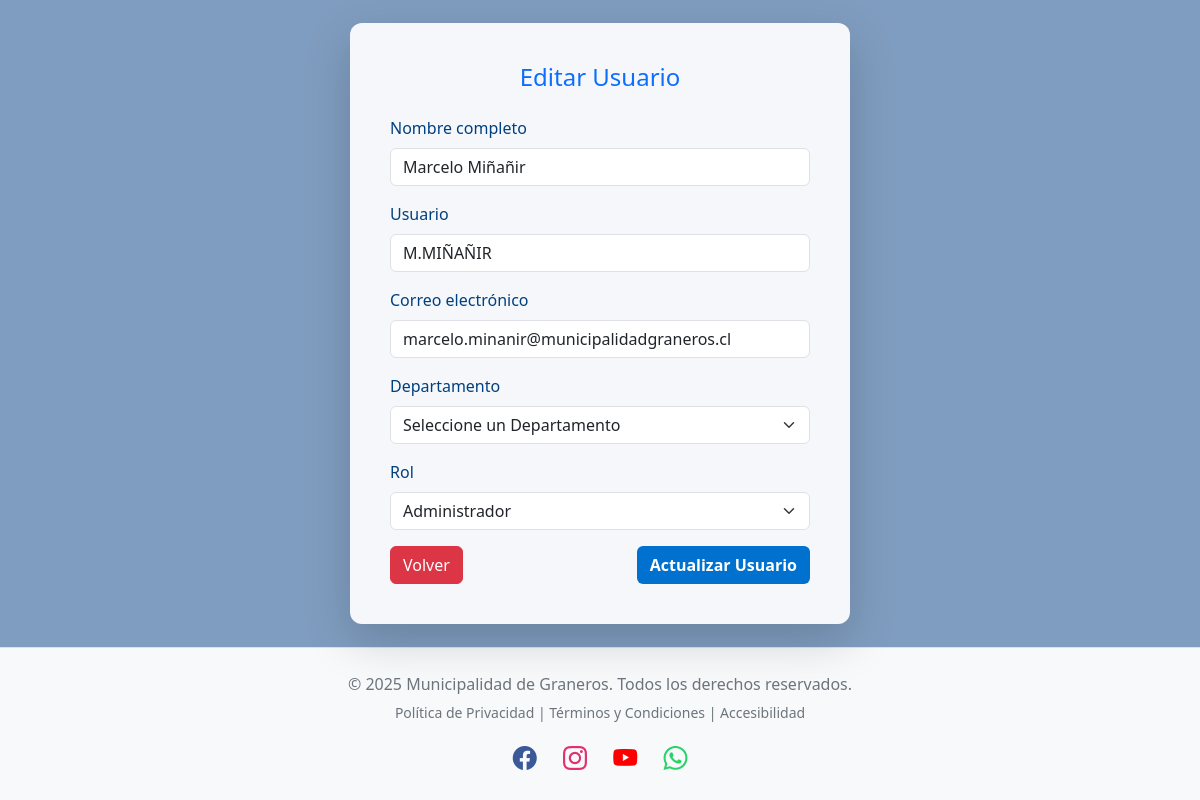
Page /usuarios/editar/2 (signed in) on the committed database.
### tables this page shows
CREATE TABLE usuarios (
                id INTEGER PRIMARY KEY AUTOINCREMENT,
                nombre_completo TEXT,
                usuario TEXT UNIQUE,
                correo TEXT,
                departamento TEXT,
                clave TEXT,
                rol TEXT
            );

### app.py (the view, shortened to what this page needs)
@app.route('/usuarios/editar/<int:usuario_id>', methods=['GET', 'POST'])
def editar_usuario(usuario_id):
    if session.get('rol') != 'admin':
        flash('No tienes permisos para acceder a esta página.', 'danger')
        return redirect(url_for('panel_principal'))
    with sqlite3.connect('database.db') as conn:
        conn.row_factory = sqlite3.Row
        c = conn.cursor()
        c.execute('SELECT * FROM usuarios WHERE id=?', (usuario_id,))
        usuario = c.fetchone()
        if not usuario:
            flash('Usuario no encontrado.', 'danger')
            return redirect(url_for('gestion_usuarios'))
    return render_template('registro.html', usuario=usuario, editar=True)

### templates/registro.html (shortened to what this page needs)
{% extends "base.html" %}
{% block content %}
<div class="card login-card shadow-lg p-4">
    <div class="card-body">
        <h4 class="card-title mb-4 text-center text-primary">
            {{ 'Editar Usuario' if editar else 'Registro' }}
        </h4>
        <form method="POST" autocomplete="off"
            action="{% if editar %}{{ url_for('editar_usuario', usuario_id=usuario['id']) }}{% else %}{{ url_for('registro') }}{% endif %}">
            <div class="mb-3">
                <label class="form-label">Nombre completo</label>
                <input type="text" class="form-control" name="nombre_completo" autocomplete="off" required
                    value="{{ usuario['nombre_completo'] if editar else '' }}">
            </div>
            <div class="mb-3">
                <label class="form-label">Usuario</label>
                <input type="text" class="form-control" name="usuario" autocomplete="off" required
                    value="{{ usuario['usuario'] if editar else '' }}">
            </div>
            <div class="mb-3">
                <label class="form-label">Correo electrónico</label>
                <input type="email" class="form-control" name="correo" autocomplete="off" required
                    value="{{ usuario['correo'] if editar else '' }}">
            </div>
            <div class="mb-3">
                <label for="departamento" class="form-label">Departamento</label>
                <select id="departamento" name="departamento" class="form-select" required>
                    <option value="" disabled selected>Seleccione un Departamento</option>
                </select>
            </div>
            <div class="mb-3">
                <label class="form-label">Rol</label>
                <select name="rol" class="form-select" required>
                    <option value="admin" {% if editar and usuario['rol'] == 'admin' %}selected{% endif %}>Administrador</option>
                </select>
            </div>
            <div class="d-flex justify-content-between mt-3">
                <a href="{{ url_for('gestion_usuarios') }}" class="btn btn-danger">
                    Volver
                </a>
                <button type="submit" class="btn btn-login">
                    {{ 'Actualizar Usuario' if editar else 'Registrarse' }}
                </button>
            </div>
        </form>
{% endblock %}

### templates/registro.html (style rules this page uses)
.login-card { background-color: rgba(255, 255, 255, 0.92); border: none; border-radius: 12px; max-width: 500px; width: 100%; }
.form-label { color: #004080; font-weight: 500; }
.btn-login { background-color: #0071ce; color: white; font-weight: bold; }

### rows in the picture
usuarios: nombre_completo "Marcelo Miñañir", usuario "M.MIÑAÑIR", correo "marcelo.minanir@municipalidadgraneros.cl", rol "Administrador"

### other values in the picture
{{ 'Editar Usuario' if editar else 'Registro' }} "Editar Usuario"
{{ 'Actualizar Usuario' if editar else 'Registrarse' }} "Actualizar Usuario"
{{ current_year or 2025 }} "2025"
